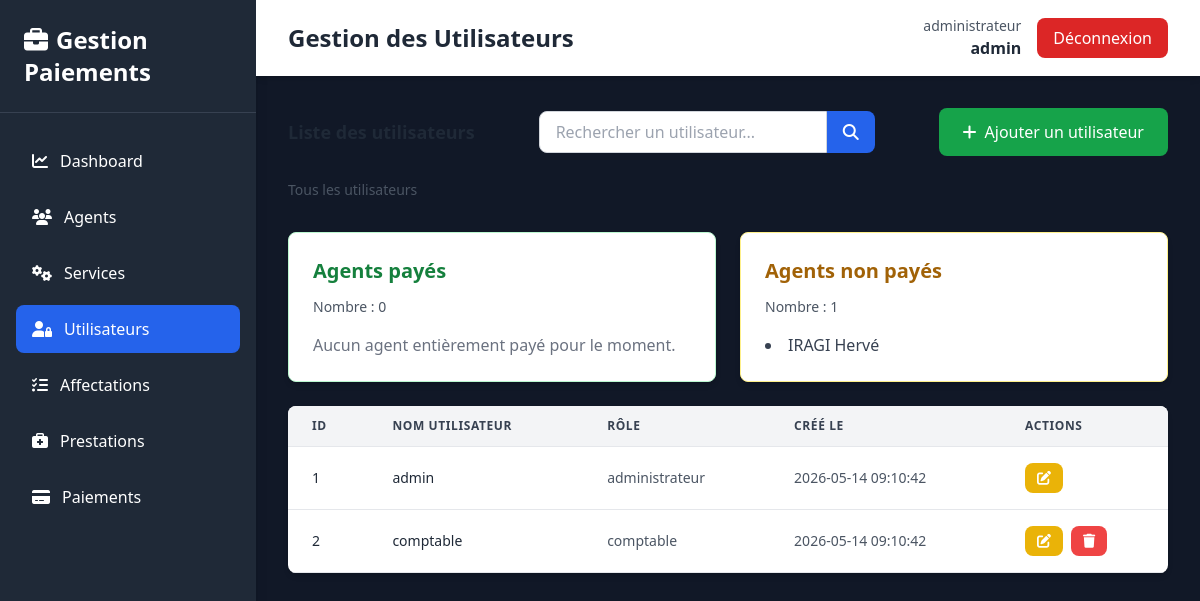
Screenshot of /pages/utilisateurs/index.php (signed in) with the database file from the repository.
### tables this page shows
CREATE TABLE `agent` (
  `id_agent` int(11) NOT NULL,
  `nom_complet` varchar(100) NOT NULL,
  `adresse` varchar(150) DEFAULT NULL,
  `date_naissance` date DEFAULT NULL,
  `telephone` varchar(20) DEFAULT NULL,
  `profil` varchar(50) DEFAULT NULL,
  `lieu_naissance` varchar(100) DEFAULT NULL,
  `fonction` varchar(100) DEFAULT NULL
);

CREATE TABLE `utilisateur` (
  `id_utilisateur` int(11) NOT NULL,
  `nom_utilisateur` varchar(50) NOT NULL,
  `mot_de_passe` varchar(255) NOT NULL,
  `role` varchar(50) DEFAULT NULL,
  `date_creation` timestamp NOT NULL DEFAULT current_timestamp()
);

### Classes/Agent.php (called while the page is built, shortened)
<?php
require_once __DIR__ . '/../Config/Database.php';
class Agent {
    private $nom_complet;
    public function __construct(
        $nom_complet = null,
        $adresse = null,
        $date_naissance = null,
        $telephone = null,
        $profil = null,
        $lieu_naissance = null,
        $fonction = null,
        $id_agent = null
    ) {
        $this->nom_complet = $nom_complet;
    }
    public function getNomComplet() {
        return $this->nom_complet;
    }
    public static function getAll() {
        $db = Database::getInstance();
        $sql = "SELECT * FROM Agent";
        $agents = [];
        try {
            $stmt = $db->prepare($sql);
            $stmt->execute();
            while ($row = $stmt->fetch(PDO::FETCH_ASSOC)) {
                $agent = new self(
                    $row['nom_complet'],
                    $row['adresse'],
                    $row['date_naissance'],
                    $row['telephone'],
                    $row['profil'],
                    $row['lieu_naissance'],
                    $row['fonction'],
                    $row['id_agent']
                );
                $agents[] = $agent;
            }
            return $agents;
        } catch (PDOException $e) {
            echo "Erreur lors de la récupération : " . $e->getMessage();
            return [];
        }
    }
}
?>

### Config/Database.php (called while the page is built, shortened)
<?php
class Database {
    private static $host = 'localhost';
    private static $db_name = 'gestion_paiement_agents';
    private static $user = 'root';
    private static $password = '';
    private static $conn;
    public static function connect() {
        self::$conn = null;
        try {
            $dsn = 'mysql:host=' . self::$host . ';dbname=' . self::$db_name . ';charset=utf8';
            self::$conn = new PDO($dsn, self::$user, self::$password);
            self::$conn->setAttribute(PDO::ATTR_ERRMODE, PDO::ERRMODE_EXCEPTION);
        } catch (PDOException $e) {
            die('Erreur de connexion : ' . $e->getMessage());
        }
        return self::$conn;
    }
    public static function getInstance() {
        return self::$conn;
    }
}
?>

### Classes/Utilisateur.php (called while the page is built, shortened)
<?php
require_once __DIR__ . '/../Config/Database.php';
class Utilisateur {
    private $id_utilisateur;
    private $nom_utilisateur;
    private $role;
    private $date_creation;
    public function __construct(
        $nom_utilisateur = null,
        $mot_de_passe = null,
        $role = null,
        $date_creation = null,
        $id_utilisateur = null
    ) {
        $this->id_utilisateur = $id_utilisateur;
        $this->nom_utilisateur = $nom_utilisateur;
        $this->role = $role;
        $this->date_creation = $date_creation;
    }
    public function getIdUtilisateur() {
        return $this->id_utilisateur;
    }
    public function getNomUtilisateur() {
        return $this->nom_utilisateur;
    }
    public function getRole() {
        return $this->role;
    }
    public function getDateCreation() {
        return $this->date_creation;
    }
    public static function getAll($search = '') {
        $db = Database::getInstance();
        $sql = "SELECT * FROM utilisateur";
        $params = [];
        try {
            $stmt = $db->prepare($sql);
            $stmt->execute();
            $users = [];
            while ($row = $stmt->fetch(PDO::FETCH_ASSOC)) {
                $users[] = new self(
                    $row['nom_utilisateur'],
                    $row['mot_de_passe'],
                    $row['role'],
                    $row['date_creation'],
                    $row['id_utilisateur']
                );
            }
            return $users;
        } catch (PDOException $e) {
            echo "Erreur lors de la récupération : " . $e->getMessage();
            return [];
        }
    }
}
?>

### pages/utilisateurs/index.php (the view, shortened to what this page needs)
<?php
require_once __DIR__ . '/../../Config/Database.php';
require_once __DIR__ . '/../../Classes/Utilisateur.php';
require_once __DIR__ . '/../../Classes/Agent.php';
$search = $_GET['search'] ?? '';
$users = Utilisateur::getAll($search);
$agents = Agent::getAll();
$agents_paid = [];
$agents_unpaid = [];
foreach ($agents as $agent) {
    $affectations = Affectation::getByAgent($agent->getIdAgent());
    $hasPrestation = false;
    $allPaid = true;
    foreach ($affectations as $affectation) {
        $prestations = Prestation::getByAffectation($affectation->getId());
        foreach ($prestations as $prestation) {
            $hasPrestation = true;
            $paiements = Paiement::getByPrestation($prestation->getNumeroPrest());
            $prestationPaid = false;
            foreach ($paiements as $paiement) {
                if (strtolower($paiement->getStatut()) === 'payé' || strtolower($paiement->getStatut()) === 'paye') {
                    $prestationPaid = true;
                    break;
                }
            }
            if (!$prestationPaid) {
                $allPaid = false;
                break 2;
            }
        }
    }
    if ($hasPrestation && $allPaid) {
        $agents_paid[] = $agent;
    } else {
        $agents_unpaid[] = $agent;
    }
}
?>
<!DOCTYPE html>
<html lang="fr">
<head>
    <script src="https://cdn.tailwindcss.com"></script>
    <link rel="stylesheet" href="https://cdnjs.cloudflare.com/ajax/libs/font-awesome/6.4.0/css/all.min.css">
</head>
<body class="bg-gray-50">
    <div class="flex h-screen bg-gray-900">
        <div class="w-64 bg-gray-800 text-white shadow-lg">
            <div class="p-6 border-b border-gray-700">
                <h1 class="text-2xl font-bold">
                    <i class="fas fa-briefcase mr-2"></i>Gestion Paiements
                </h1>
            </div>
            <nav class="mt-6 px-4">
                <ul class="space-y-2">
                    <li>
                        <a href="../../Dashboard.php" class="flex items-center px-4 py-3 rounded-lg hover:bg-gray-700 transition">
                            <i class="fas fa-chart-line mr-3"></i>Dashboard
                        </a>
                    </li>
                    <li>
                        <a href="../agents/index.php" class="flex items-center px-4 py-3 rounded-lg hover:bg-gray-700 transition">
                            <i class="fas fa-users mr-3"></i>Agents
                        </a>
                    </li>
                    <li>
                        <a href="../services/index.php" class="flex items-center px-4 py-3 rounded-lg hover:bg-gray-700 transition">
                            <i class="fas fa-cogs mr-3"></i>Services
                        </a>
                    </li>
                    <li>
                        <a href="index.php" class="flex items-center px-4 py-3 rounded-lg bg-blue-600 hover:bg-blue-700 transition">
                            <i class="fas fa-user-lock mr-3"></i>Utilisateurs
                        </a>
                    </li>
                    <li>
                        <a href="../affectations/index.php" class="flex items-center px-4 py-3 rounded-lg hover:bg-gray-700 transition">
                            <i class="fas fa-tasks mr-3"></i>Affectations
                        </a>
                    </li>
                    <li>
                        <a href="../prestations/index.php" class="flex items-center px-4 py-3 rounded-lg hover:bg-gray-700 transition">
                            <i class="fas fa-briefcase-medical mr-3"></i>Prestations
                        </a>
                    </li>
                    <li>
                        <a href="../paiements/index.php" class="flex items-center px-4 py-3 rounded-lg hover:bg-gray-700 transition">
                            <i class="fas fa-credit-card mr-3"></i>Paiements
                        </a>
                    </li>
                </ul>
            </nav>
        </div>
        <div class="flex-1 flex flex-col overflow-hidden">
            <div class="bg-white shadow-md">
                <div class="max-w-7xl mx-auto px-4 sm:px-6 lg:px-8 py-4 flex justify-between items-center w-full">
                    <h2 class="text-2xl font-bold text-gray-800">Gestion des Utilisateurs</h2>
                    <div class="flex items-center gap-4">
                        <div class="text-right">
                            <p class="text-sm text-gray-600"><?php echo htmlspecialchars($_SESSION['user_role']); ?></p>
                            <p class="font-semibold text-gray-800"><?php echo htmlspecialchars($_SESSION['username']); ?></p>
                        </div>
                        <a href="../../logout.php" class="px-4 py-2 bg-red-600 hover:bg-red-700 text-white rounded-lg">Déconnexion</a>
                    </div>
                </div>
            </div>
            <div class="flex-1 overflow-auto p-8">
                <div class="flex flex-col lg:flex-row lg:items-center lg:justify-between gap-4 mb-6">
                    <div>
                        <h3 class="text-lg font-bold text-gray-800">Liste des utilisateurs</h3>
                    </div>
                    <div class="flex items-center gap-3 w-full lg:w-auto">
                        <form method="GET" class="flex w-full lg:w-auto">
                            <input type="text" name="search" value="<?php echo htmlspecialchars($search); ?>" placeholder="Rechercher un utilisateur..." class="w-full lg:w-72 px-4 py-2 border border-gray-300 rounded-l-lg focus:outline-none focus:border-blue-500" />
                            <button type="submit" class="bg-blue-600 hover:bg-blue-700 text-white px-4 py-2 rounded-r-lg transition">
                                <i class="fas fa-search"></i>
                            </button>
                        </form>
                    </div>
                    <a href="add.php" class="bg-green-600 hover:bg-green-700 text-white px-6 py-3 rounded-lg flex items-center gap-2 transition">
                        <i class="fas fa-plus"></i> Ajouter un utilisateur
                    </a>
                </div>
                <div class="mb-8 text-sm text-gray-600">
                    <?php if ($search !== ''): ?>
                        Résultats pour "<?php echo htmlspecialchars($search); ?>"
                    <?php else: ?>
                        Tous les utilisateurs
                    <?php endif; ?>
                </div>
                <div class="grid grid-cols-1 lg:grid-cols-2 gap-6 mb-6">
                    <div class="bg-white p-6 rounded-lg shadow-md border border-green-200">
                        <h3 class="text-xl font-semibold text-green-700 mb-3">Agents payés</h3>
                        <p class="text-sm text-gray-600 mb-4">Nombre : <?php echo count($agents_paid); ?></p>
                        <?php if (count($agents_paid) > 0): ?>
                        <ul class="list-disc list-inside text-gray-700 space-y-2">
                            <?php foreach ($agents_paid as $agent): ?>
                            <li><?php echo htmlspecialchars($agent->getNomComplet()); ?></li>
                            <?php endforeach; ?>
                        </ul>
                        <?php else: ?>
                        <p class="text-gray-500">Aucun agent entièrement payé pour le moment.</p>
                        <?php endif; ?>
                    </div>
                    <div class="bg-white p-6 rounded-lg shadow-md border border-yellow-200">
                        <h3 class="text-xl font-semibold text-yellow-700 mb-3">Agents non payés</h3>
                        <p class="text-sm text-gray-600 mb-4">Nombre : <?php echo count($agents_unpaid); ?></p>
                        <?php if (count($agents_unpaid) > 0): ?>
                        <ul class="list-disc list-inside text-gray-700 space-y-2">
                            <?php foreach ($agents_unpaid as $agent): ?>
                            <li><?php echo htmlspecialchars($agent->getNomComplet()); ?></li>
                            <?php endforeach; ?>
                        </ul>
                        <?php else: ?>
                        <p class="text-gray-500">Tous les agents sont à jour de paiement.</p>
                        <?php endif; ?>
                    </div>
                </div>
                <div class="bg-white rounded-lg shadow-md overflow-hidden">
                    <div class="overflow-x-auto">
                        <table class="w-full">
                            <thead class="bg-gray-100 border-b border-gray-200">
                                <tr>
                                    <th class="px-6 py-3 text-left text-xs font-semibold text-gray-700 uppercase tracking-wider">ID</th>
                                    <th class="px-6 py-3 text-left text-xs font-semibold text-gray-700 uppercase tracking-wider">Nom utilisateur</th>
                                    <th class="px-6 py-3 text-left text-xs font-semibold text-gray-700 uppercase tracking-wider">Rôle</th>
                                    <th class="px-6 py-3 text-left text-xs font-semibold text-gray-700 uppercase tracking-wider">Créé le</th>
                                    <th class="px-6 py-3 text-left text-xs font-semibold text-gray-700 uppercase tracking-wider">Actions</th>
                                </tr>
                            </thead>
                            <tbody>
                                <?php if (empty($users)): ?>
                                <tr>
                                    <td colspan="5" class="px-6 py-8 text-center text-gray-500">
                                        <i class="fas fa-inbox text-4xl mb-2"></i>
                                        <p class="mt-2">Aucun utilisateur trouvé</p>
                                    </td>
                                </tr>
                                <?php else: ?>
                                    <?php foreach ($users as $user): ?>
                                    <tr class="border-b border-gray-200 hover:bg-gray-50 transition">
                                        <td class="px-6 py-4 whitespace-nowrap text-sm font-medium text-gray-800"><?php echo $user->getIdUtilisateur(); ?></td>
                                        <td class="px-6 py-4 whitespace-nowrap text-sm font-medium text-gray-800"><?php echo htmlspecialchars($user->getNomUtilisateur()); ?></td>
                                        <td class="px-6 py-4 whitespace-nowrap text-sm text-gray-600"><?php echo htmlspecialchars($user->getRole()); ?></td>
                                        <td class="px-6 py-4 whitespace-nowrap text-sm text-gray-600"><?php echo htmlspecialchars($user->getDateCreation()); ?></td>
                                        <td class="px-6 py-4 whitespace-nowrap text-sm gap-2 flex">
                                            <a href="add.php?id=<?php echo $user->getIdUtilisateur(); ?>" class="inline-flex items-center px-3 py-2 bg-yellow-500 hover:bg-yellow-600 text-white rounded-lg transition">
                                                <i class="fas fa-edit"></i>
                                            </a>
                                            <?php if ($user->getIdUtilisateur() !== $_SESSION['user_id']): ?>
                                            <a href="delete.php?id=<?php echo $user->getIdUtilisateur(); ?>" class="inline-flex items-center px-3 py-2 bg-red-500 hover:bg-red-600 text-white rounded-lg transition" onclick="return confirm('Êtes-vous sûr de supprimer cet utilisateur ?')">
                                                <i class="fas fa-trash"></i>
                                            </a>
                                            <?php endif; ?>
                                        </td>
                                    </tr>
                                    <?php endforeach; ?>
                                <?php endif; ?>
                            </tbody>
                        </table>
                    </div>
                </div>
            </div>
        </div>
    </div>
</body>
</html>

### rows the page displays
agent: nom_complet "IRAGI Hervé"
utilisateur: id_utilisateur "1", nom_utilisateur "admin", role "administrateur", date_creation "2026-05-14 09:10:42"
utilisateur: id_utilisateur "2", nom_utilisateur "comptable", role "comptable", date_creation "2026-05-14 09:10:42"

### other values shown
$_SESSION['user_role'] "administrateur"
$_SESSION['username'] "admin"
count($agents_paid) "0"
count($agents_unpaid) "1"
